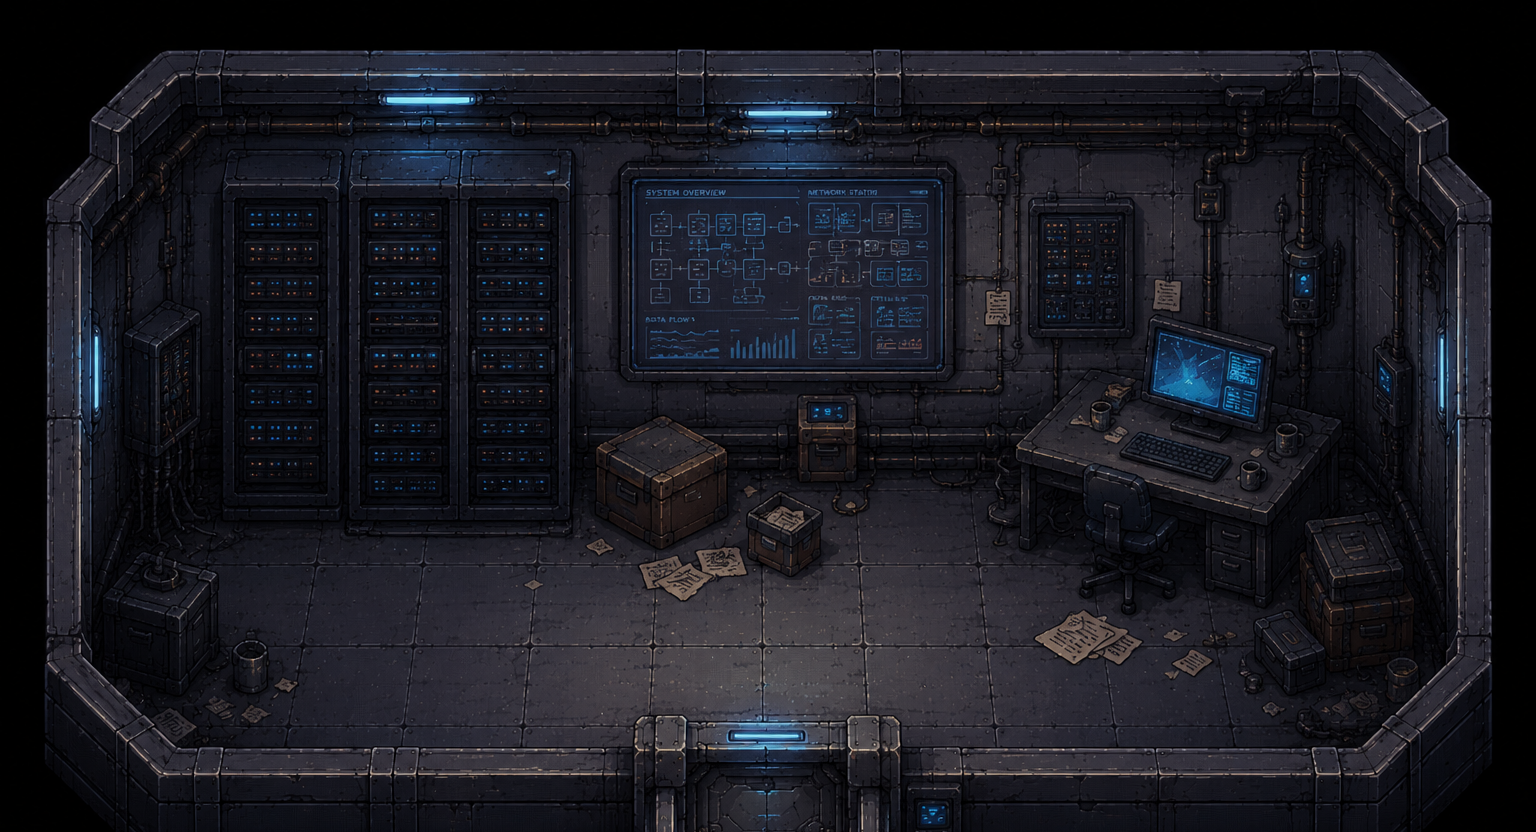

This game map was drawn from its Tiled (.tmx) file and the tilesets committed beside it. A one-line description and the full map source follow:
An orthogonal 48x26 tile map with 32x32 px tiles, 1 tile layer (Слой тайлов 1) and 1 object (exit9).

<map version="1.10" tiledversion="1.12.1" orientation="orthogonal" renderorder="right-down" width="48" height="26" tilewidth="32" tileheight="32" infinite="0" nextlayerid="3" nextobjectid="3">
 <tileset firstgid="1" name="k10" tilewidth="32" tileheight="32" tilecount="1536" columns="48">
  <image source="k10.png" width="1536" height="1024" />
 </tileset>
 <layer id="1" name="Слой тайлов 1" width="48" height="26">
  <data encoding="csv">
1,2,3,4,5,6,7,8,9,10,11,12,13,14,15,16,17,18,19,20,21,22,23,24,25,26,27,28,29,30,31,32,33,34,35,36,37,38,39,40,41,42,43,44,45,46,47,48,
49,50,51,52,53,54,55,56,57,58,59,60,61,62,63,64,65,66,67,68,69,70,71,72,73,74,75,76,77,78,79,80,81,82,83,84,85,86,87,88,89,90,91,92,93,94,95,96,
97,98,99,100,101,102,103,104,105,106,107,108,109,110,111,112,113,114,115,116,117,118,119,120,121,122,123,124,125,126,127,128,129,130,131,132,133,134,135,136,137,138,139,140,141,142,143,144,
145,146,147,148,149,150,151,152,153,154,155,156,157,158,159,160,161,162,163,164,165,166,167,168,169,170,171,172,173,174,175,176,177,178,179,180,181,182,183,184,185,186,187,188,189,190,191,192,
193,194,195,196,197,198,199,200,201,202,203,204,205,206,207,208,209,210,211,212,213,214,215,216,217,218,219,220,221,222,223,224,225,226,227,228,229,230,231,232,233,234,235,236,237,238,239,240,
241,242,243,244,245,246,247,248,249,250,251,252,253,254,255,256,257,258,259,260,261,262,263,264,265,266,267,268,269,270,271,272,273,274,275,276,277,278,279,280,281,282,283,284,285,286,287,288,
289,290,291,292,293,294,295,296,297,298,299,300,301,302,303,304,305,306,307,308,309,310,311,312,313,314,315,316,317,318,319,320,321,322,323,324,325,326,327,328,329,330,331,332,333,334,335,336,
337,338,339,340,341,342,343,344,345,346,347,348,349,350,351,352,353,354,355,356,357,358,359,360,361,362,363,364,365,366,367,368,369,370,371,372,373,374,375,376,377,378,379,380,381,382,383,384,
385,386,387,388,389,390,391,392,393,394,395,396,397,398,399,400,401,402,403,404,405,406,407,408,409,410,411,412,413,414,415,416,417,418,419,420,421,422,423,424,425,426,427,428,429,430,431,432,
433,434,435,436,437,438,439,440,441,442,443,444,445,446,447,448,449,450,451,452,453,454,455,456,457,458,459,460,461,462,463,464,465,466,467,468,469,470,471,472,473,474,475,476,477,478,479,480,
481,482,483,484,485,486,487,488,489,490,491,492,493,494,495,496,497,498,499,500,501,502,503,504,505,506,507,508,509,510,511,512,513,514,515,516,517,518,519,520,521,522,523,524,525,526,527,528,
529,530,531,532,533,534,535,536,537,538,539,540,541,542,543,544,545,546,547,548,549,550,551,552,553,554,555,556,557,558,559,560,561,562,563,564,565,566,567,568,569,570,571,572,573,574,575,576,
577,578,579,580,581,582,583,584,585,586,587,588,589,590,591,592,593,594,595,596,597,598,599,600,601,602,603,604,605,606,607,608,609,610,611,612,613,614,615,616,617,618,619,620,621,622,623,624,
625,626,627,628,629,630,631,632,633,634,635,636,637,638,639,640,641,642,643,644,645,646,647,648,649,650,651,652,653,654,655,656,657,658,659,660,661,662,663,664,665,666,667,668,669,670,671,672,
673,674,675,676,677,678,679,680,681,682,683,684,685,686,687,688,689,690,691,692,693,694,695,696,697,698,699,700,701,702,703,704,705,706,707,708,709,710,711,712,713,714,715,716,717,718,719,720,
721,722,723,724,725,726,727,728,729,730,731,732,733,734,735,736,737,738,739,740,741,742,743,744,745,746,747,748,749,750,751,752,753,754,755,756,757,758,759,760,761,762,763,764,765,766,767,768,
769,770,771,772,773,774,775,776,777,778,779,780,781,782,783,784,785,786,787,788,789,790,791,792,793,794,795,796,797,798,799,800,801,802,803,804,805,806,807,808,809,810,811,812,813,814,815,816,
817,818,819,820,821,822,823,824,825,826,827,828,829,830,831,832,833,834,835,836,837,838,839,840,841,842,843,844,845,846,847,848,849,850,851,852,853,854,855,856,857,858,859,860,861,862,863,864,
865,866,867,868,869,870,871,872,873,874,875,876,877,878,879,880,881,882,883,884,885,886,887,888,889,890,891,892,893,894,895,896,897,898,899,900,901,902,903,904,905,906,907,908,909,910,911,912,
913,914,915,916,917,918,919,920,921,922,923,924,925,926,927,928,929,930,931,932,933,934,935,936,937,938,939,940,941,942,943,944,945,946,947,948,949,950,951,952,953,954,955,956,957,958,959,960,
961,962,963,964,965,966,967,968,969,970,971,972,973,974,975,976,977,978,979,980,981,982,983,984,985,986,987,988,989,990,991,992,993,994,995,996,997,998,999,1000,1001,1002,1003,1004,1005,1006,1007,1008,
1009,1010,1011,1012,1013,1014,1015,1016,1017,1018,1019,1020,1021,1022,1023,1024,1025,1026,1027,1028,1029,1030,1031,1032,1033,1034,1035,1036,1037,1038,1039,1040,1041,1042,1043,1044,1045,1046,1047,1048,1049,1050,1051,1052,1053,1054,1055,1056,
1057,1058,1059,1060,1061,1062,1063,1064,1065,1066,1067,1068,1069,1070,1071,1072,1073,1074,1075,1076,1077,1078,1079,1080,1081,1082,1083,1084,1085,1086,1087,1088,1089,1090,1091,1092,1093,1094,1095,1096,1097,1098,1099,1100,1101,1102,1103,1104,
1105,1106,1107,1108,1109,1110,1111,1112,1113,1114,1115,1116,1117,1118,1119,1120,1121,1122,1123,1124,1125,1126,1127,1128,1129,1130,1131,1132,1133,1134,1135,1136,1137,1138,1139,1140,1141,1142,1143,1144,1145,1146,1147,1148,1149,1150,1151,1152,
1153,1154,1155,1156,1157,1158,1159,1160,1161,1162,1163,1164,1165,1166,1167,1168,1169,1170,1171,1172,1173,1174,1175,1176,1177,1178,1179,1180,1181,1182,1183,1184,1185,1186,1187,1188,1189,1190,1191,1192,1193,1194,1195,1196,1197,1198,1199,1200,
1201,1202,1203,1204,1205,1206,1207,1208,1209,1210,1211,1212,1213,1214,1215,1216,1217,1218,1219,1220,1221,1222,1223,1224,1225,1226,1227,1228,1229,1230,1231,1232,1233,1234,1235,1236,1237,1238,1239,1240,1241,1242,1243,1244,1245,1246,1247,1248
</data>
 </layer>
 <objectgroup id="2" name="exit">
  <object id="2" name="exit9" x="656" y="480" width="212" height="388" />
 </objectgroup>
</map>
